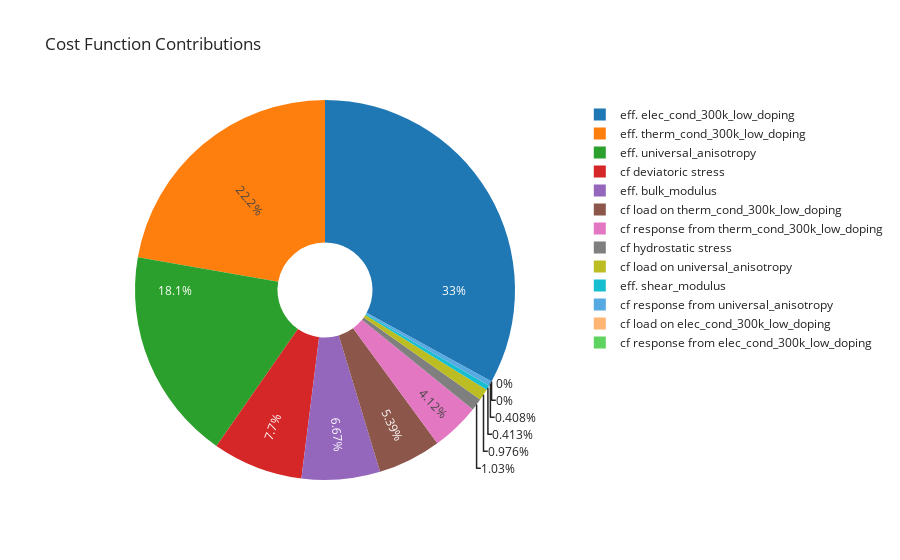

Source (notebook cell):
### Code cell
# Plot the contributions to the cost function for the best performer
from member import Member
best_design = Member(num_materials=HS.num_materials, 
                     num_properties=HS.num_properties,
                     values=HS.final_population.values[0], 
                     property_categories=HS.property_categories,
                     property_docs=HS.property_docs, 
                     desired_props=HS.desired_props, 
                     ga_params=HS.ga_params,
                     calc_guide=HS.calc_guide)
best_design.get_cost(plot_cost_func_contribs=True)

### Figure 1 — Plotly figure (JSON) as saved in the notebook; plotly's stock layout.template omitted (floating-point values rounded to 4 significant figures)
{"data": [{"hole": 0.25, "insidetextorientation": "radial", "labels": ["eff. elec_cond_300k_low_doping", "eff. therm_cond_300k_low_doping", "eff. bulk_modulus", "eff. shear_modulus", "eff. universal_anisotropy", "cf load on elec_cond_300k_low_doping", "cf response from elec_cond_300k_low_doping", "cf load on therm_cond_300k_low_doping", "cf response from therm_cond_300k_low_doping", "cf hydrostatic stress", "cf deviatoric stress", "cf load on universal_anisotropy", "cf response from universal_anisotropy"], "textinfo": "percent", "type": "pie", "values": [0.02712, 0.01829, 0.005481, 0.0003394, 0.01486, 0, 0, 0.00443, 0.003384, 0.0008458, 0.006327, 0.0008022, 0.0003352, 0.0022, 0.003853, 0.002322, 0.004145, 0.008129, 0.002579, 0.003716, 0.006846, 0, 0.0001162, 0, 0, 0.001477, 0.001502, 0.007836, 0.009794]}], "layout": {"showlegend": true, "title": {"text": "Cost Function Contributions"}}}
